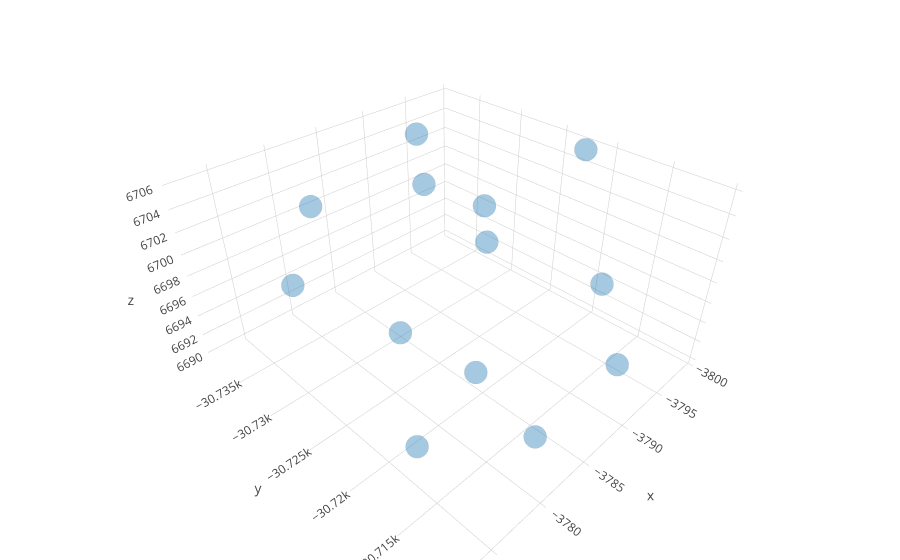

The code cell stored with this chart in its notebook:
### Markdown cell above
#### Breakup analysis for all points in one frame
- Look specifically at plotting
- Then export to a csv for TDA in R

### Code cell
#define frame of interest
FOI = 1

plt_data = []
trace = go.Scatter3d(
            name = 'SyntheticSphere'+repr(i),
            x = xDat[:,FOI],
            y = yDat[:,FOI],
            z = zDat[:,FOI],
            mode = 'markers',
            marker = dict(
                color = 1,
                size = 8,
                symbol = 'circle',
                line = dict(
                    color = 'rgb(180, 180, 180)',
                    width = 1.0
                ),
                opacity = 0.4
            )
        )

plt_data.append(trace)

layout = go.Layout(margin = dict(l = 0, r = 0, b = 0, t = 0))

fig = go.Figure(data=plt_data, layout=layout)

iplot(fig)

### Figure 1 — Plotly figure (JSON) as saved in the notebook; plotly's stock layout.template omitted (floating-point values rounded to 4 significant figures)
{"data": [{"marker": {"color": 1, "line": {"color": "rgb(180, 180, 180)", "width": 1}, "opacity": 0.4, "size": 8, "symbol": "circle"}, "mode": "markers", "name": "SyntheticSphere29", "type": "scatter3d", "uid": "e87e7494-edd5-11e8-b474-1606cfd0890f", "x": [null, null, null, null, null, null, null, null, null, null, null, null, null, null, null, null, null, -3785.0, -3786.0, -3776.0, -3783.0, -3799.0, -3788.0, -3783.0, -3792.0, -3794.0, -3785.0, -3772.0, -3799.0, -3784.0], "y": [null, null, null, null, null, null, null, null, null, null, null, null, null, null, null, null, null, -30730.0, -30720.0, -30720.0, -30710.0, -30730.0, -30710.0, -30740.0, -30710.0, -30740.0, -30730.0, -30720.0, -30720.0, -30720.0], "z": [null, null, null, null, null, null, null, null, null, null, null, null, null, null, null, null, null, 6690.0, 6690.0, 6692.0, 6691.0, 6696.0, 6697.0, 6700.0, 6699.0, 6704.0, 6706.0, 6704.0, 6705.0, 6705.0]}], "layout": {"margin": {"b": 0, "l": 0, "r": 0, "t": 0}}}
